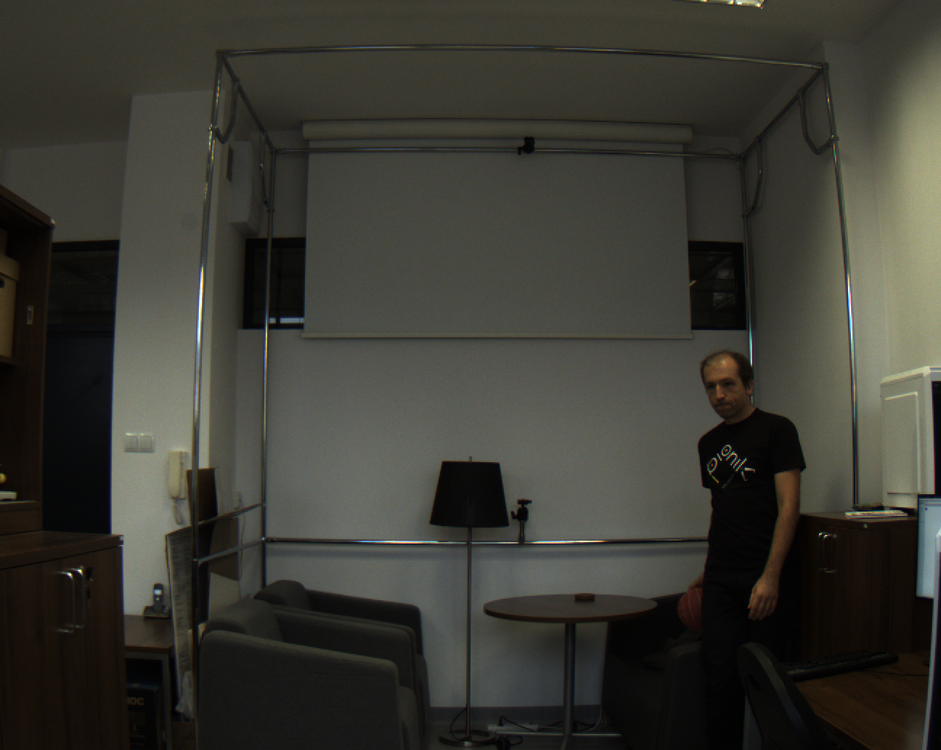
%> input picture Computer Vision/t2-image-processing-master/1/2018-10-29_10-50-48.403_L.png, 941 x 750 px, shrunk from 1296 x 1032 before the run
$ octave --eval "result = findBall(imread('1/2018-10-29_10-50-48.403_L.png'));"   (GNU Octave 9; MATLAB toolbox functions it lacks are replaced by stand-ins)
%> lines starting %> are read from the running program, lines starting %| are printed output that depends on the picture; in (x1, y1, x2, y2) boxes, pixels count from 0 and x2, y2 are one past the last pixel; in counts of white or black regions, pixels touching at a corner belong together; the program's own positions count from 1
### Computer Vision/t2-image-processing-master/createMask.m
function BW = createMask(RGB)
%createMask  Threshold RGB image using auto-generated code from colorThresholder app.
%  [BW,MASKEDRGBIMAGE] = createMask(RGB) thresholds image RGB using
%  auto-generated code from the colorThresholder app. The colorspace and
%  range for each channel of the colorspace were set within the app. The
%  segmentation mask is returned in BW, and a composite of the mask and
%  original RGB images is returned in maskedRGBImage.

% Convert RGB image to chosen color space
I = rgb2hsv(RGB);
%> I: size 750x941x3 double; mean H, S, V 0.207, 0.208, 0.236

% Orange ------------------------------------------------------

% Define thresholds for channel 1 based on histogram settings
channel1Min = 0.970;
channel1Max = 0.051;

% Define thresholds for channel 2 based on histogram settings
channel2Min = 0.297;
channel2Max = 1.000;

% Define thresholds for channel 3 based on histogram settings
channel3Min = 0.192;
channel3Max = 1.000;

% Create mask based on chosen histogram thresholds
sliderBW = ( (I(:,:,1) >= channel1Min) | (I(:,:,1) <= channel1Max) ) & ...
    (I(:,:,2) >= channel2Min ) & (I(:,:,2) <= channel2Max) & ...
    (I(:,:,3) >= channel3Min ) & (I(:,:,3) <= channel3Max);
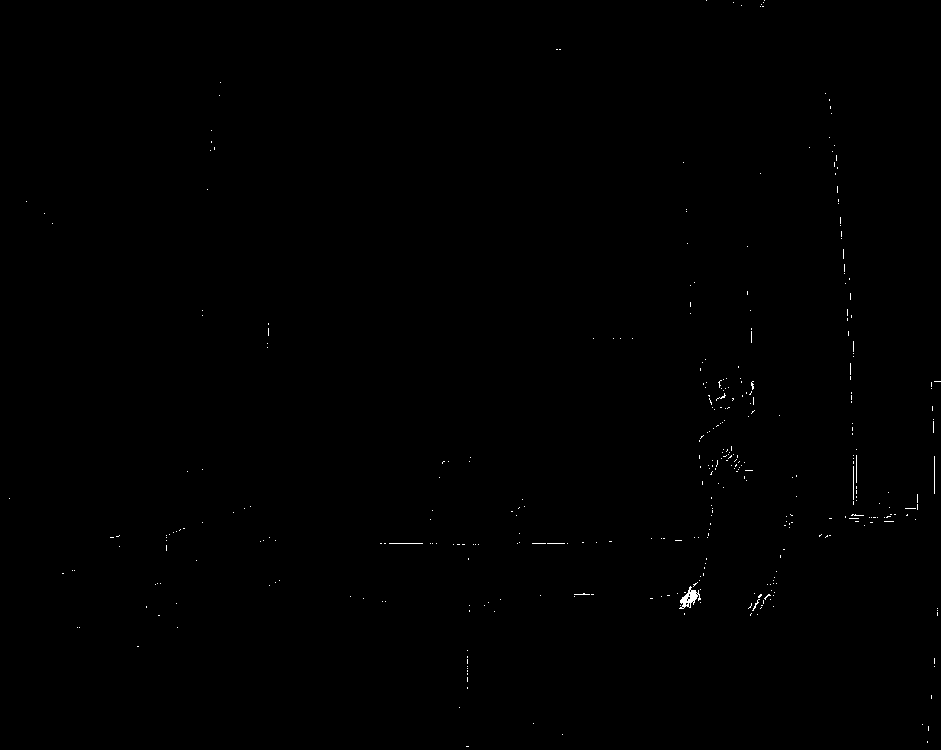
%> sliderBW: size 750x941 logical; 0.19% white in thin lines or dots
BW = sliderBW;

% Green ------------------------------------------------------

% Define thresholds for channel 1 based on histogram settings
channel1Min = 0.225;
channel1Max = 0.311;

% Define thresholds for channel 2 based on histogram settings
channel2Min = 0.313;
channel2Max = 1.000;

% Define thresholds for channel 3 based on histogram settings
channel3Min = 0.141;
channel3Max = 1.000;

% Create mask based on chosen histogram thresholds
sliderBW = (I(:,:,1) >= channel1Min ) & (I(:,:,1) <= channel1Max) & ...
    (I(:,:,2) >= channel2Min ) & (I(:,:,2) <= channel2Max) & ...
    (I(:,:,3) >= channel3Min ) & (I(:,:,3) <= channel3Max);
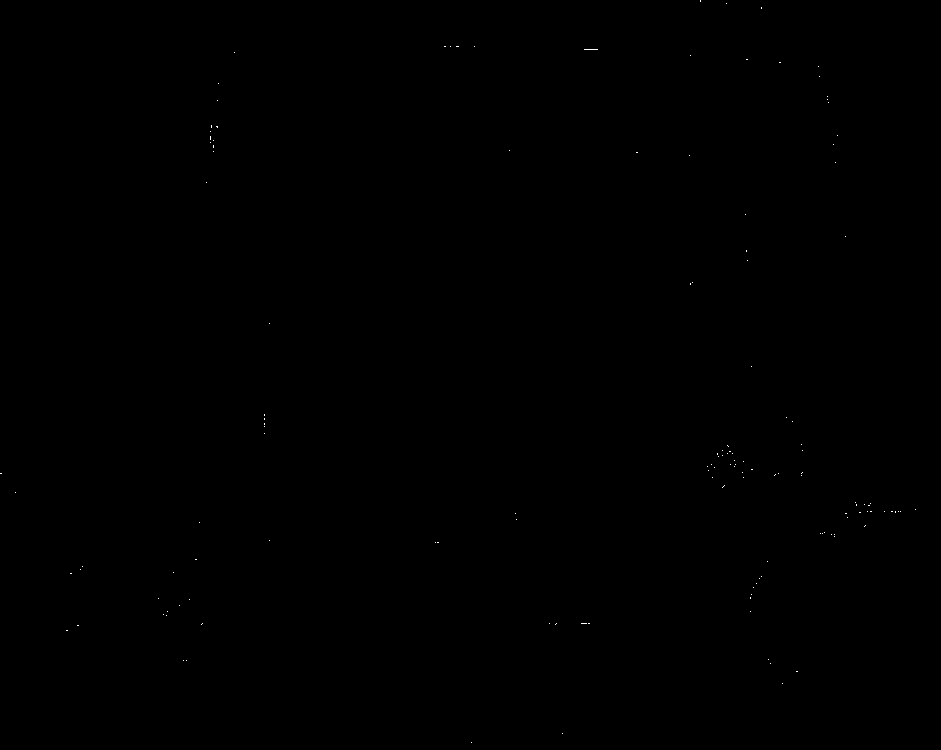
%> sliderBW: size 750x941 logical; 0.03% white in thin lines or dots
BW = sliderBW | BW; % Combine pasts masks
%> BW: size 750x941 logical; 0.22% white in thin lines or dots

end

### Computer Vision/t2-image-processing-master/findBall.m
function results = findBall(im)
%Image Processing Function
%
% IM      - Input image.
% RESULTS - A scalar structure with the processing results.

% Color Tresholder
BW = createMask(im);

% Open mask with disk
radius = 1;
decomposition = 0;
se = strel('disk', radius, decomposition);
BW = imopen(BW, se);
%> BW: size 750x941 logical; 0.03% white; 5 white regions (4 under 20 px), largest, box (x1, y1, x2, y2) and area: (680, 590, 698, 608) 162

% Close mask with disk
radius = 10;
decomposition = 0;
se = strel('disk', radius, decomposition);
BW = imclose(BW, se);
%> BW: size 750x941 logical; 0.03% white; 3 white regions (2 under 20 px), largest, box (x1, y1, x2, y2) and area: (680, 586, 701, 608) 214

% Analyze region
props = regionprops(...
    BW, ...
    {'MajorAxisLength', 'Centroid', 'Eccentricity', 'Circularity'}...
    );
%> props = 3 regions; Centroid, MajorAxisLength, Eccentricity and Circularity: [690.3 598.4] 22.3 0.783 0.669, [753 385] 2.78 0 0.818, [760.5 596.5] 4.4 0.788 0.75
props = struct2table(props);
props = props(...
    props.Circularity<Inf ...
    & props.Eccentricity>0 ...
    & props.MajorAxisLength>50 ...
    & (props.Eccentricity < 0.6 | props.Circularity > 0.7) ...
    ,:);
%> props = 0 regions
% props = sortrows(props,['Eccentricity','Circularity']);
props = sortrows(props,'Eccentricity');
if height(props) > 0
    ball = table2struct(props(1,:));
    ball.Radius = ball.MajorAxisLength/2;

    % Create marked image
    im = insertMarker(im, ball.Centroid, 'o', ...
        'Size', round(ball.Radius) ...
        );
else
    ball = null(1);
end

% Create masked image
maskedImage = im;
%> maskedImage is the input picture: size 750x941x3 uint8; mean R, G, B 58.6, 57.9, 50.5
maskedImage(repmat(~BW,[1 1 3])) = 0;

results.bw = BW;
results.image = im;
results.maskedImage = maskedImage;
results.regions = props;
%> results.regions = 0 regions
results.ball = ball;
